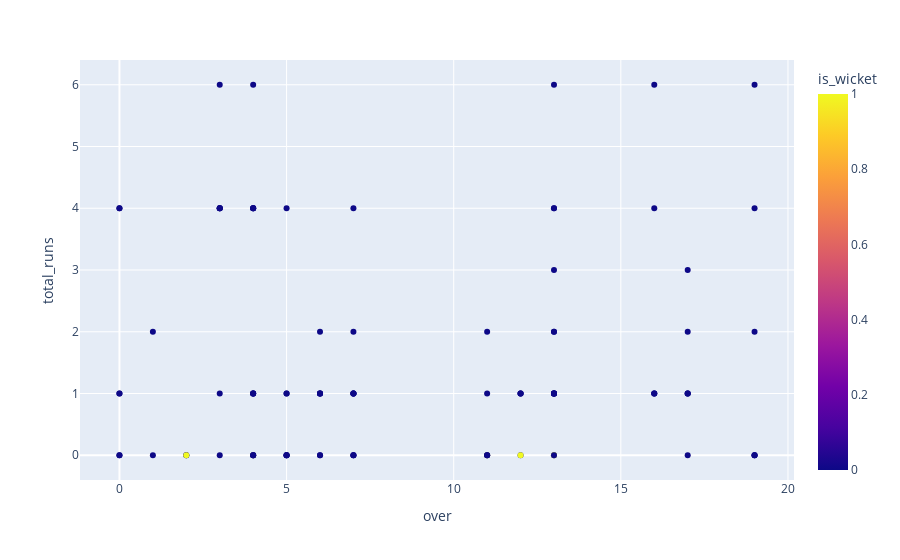

The cell this chart's notebook holds for it:
### Code cell
fig = px.scatter(data_frame=KohlivsBumrah,x='over',y='total_runs',color='is_wicket')
fig.show()

### Figure 1 — Plotly figure (JSON) as saved in the notebook; plotly's stock layout.template omitted (floating-point values rounded to 4 significant figures)
{"data": [{"hovertemplate": "over=%{x}<br>total_runs=%{y}<br>is_wicket=%{marker.color}<extra></extra>", "legendgroup": "", "marker": {"color": [0, 0, 0, 0, 1, 0, 0, 0, 0, 0, 0, 0, 0, 0, 0, 0, 0, 0, 0, 0, 0, 0, 0, 0, 0, 0, 0, 0, 0, 0, 0, 0, 0, 0, 0, 0, 0, 0, 0, 0, 0, 0, 0, 0, 0, 0, 0, 0, 0, 0, 0, 0, 0, 0, 0, 0, 0, 0, 0, 0, 0, 0, 0, 0, 0, 0, 0, 0, 0, 0, 0, 0, 1, 0, 1, 0, 0, 0, 0, 0, 0, 0, 1, 0, 0, 0, 0, 0, 0, 0, 0, 0, 0, 0, 0, 0, 0, 1], "coloraxis": "coloraxis", "symbol": "circle"}, "mode": "markers", "name": "", "orientation": "v", "showlegend": false, "type": "scatter", "x": [4, 4, 4, 4, 4, 6, 6, 6, 6, 12, 5, 5, 5, 7, 7, 7, 7, 4, 4, 4, 4, 4, 6, 6, 6, 13, 13, 16, 16, 16, 5, 5, 5, 5, 7, 7, 7, 7, 7, 13, 13, 13, 4, 4, 4, 4, 0, 0, 0, 0, 12, 12, 12, 17, 17, 19, 19, 19, 19, 19, 19, 13, 13, 13, 13, 16, 16, 3, 3, 3, 3, 13, 13, 11, 11, 11, 11, 11, 11, 0, 0, 1, 12, 1, 3, 3, 3, 13, 13, 13, 13, 17, 17, 17, 17, 2, 2, 2], "xaxis": "x", "y": [4, 4, 0, 4, 0, 0, 0, 1, 1, 1, 0, 0, 0, 1, 4, 1, 2, 1, 1, 0, 4, 1, 2, 1, 1, 1, 1, 4, 1, 6, 1, 1, 0, 4, 0, 0, 1, 0, 1, 1, 6, 4, 0, 6, 0, 1, 0, 1, 0, 4, 0, 1, 1, 1, 1, 2, 4, 0, 6, 0, 0, 1, 0, 2, 2, 1, 1, 0, 4, 4, 4, 1, 0, 2, 0, 0, 1, 0, 0, 1, 4, 0, 0, 2, 4, 6, 1, 1, 4, 0, 3, 2, 1, 0, 3, 0, 0, 0], "yaxis": "y"}], "layout": {"coloraxis": {"colorbar": {"title": {"text": "is_wicket"}}, "colorscale": [[0, "#0d0887"], [0.1111, "#46039f"], [0.2222, "#7201a8"], [0.3333, "#9c179e"], [0.4444, "#bd3786"], [0.5556, "#d8576b"], [0.6667, "#ed7953"], [0.7778, "#fb9f3a"], [0.8889, "#fdca26"], [1, "#f0f921"]]}, "legend": {"tracegroupgap": 0}, "margin": {"t": 60}, "xaxis": {"anchor": "y", "domain": [0, 1], "title": {"text": "over"}}, "yaxis": {"anchor": "x", "domain": [0, 1], "title": {"text": "total_runs"}}}}
